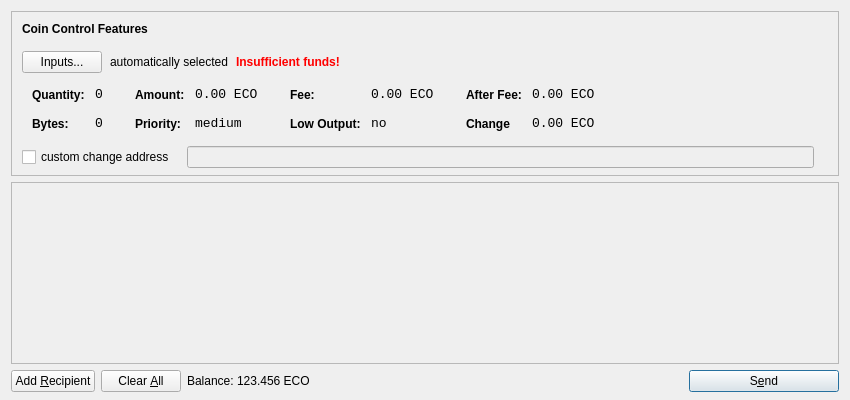
<?xml version="1.0" encoding="UTF-8"?>
<ui version="4.0">
 <class>SendCoinsDialog</class>
 <widget class="QDialog" name="SendCoinsDialog">
  <property name="geometry">
   <rect>
    <x>0</x>
    <y>0</y>
    <width>850</width>
    <height>400</height>
   </rect>
  </property>
  <property name="windowTitle">
   <string>Send Coins</string>
  </property>
  <property name="styleSheet">
   <string notr="true">background-image: url(:/images/gr);</string>
  </property>
  <layout class="QVBoxLayout" name="verticalLayout" stretch="0,1,0">
   <property name="bottomMargin">
    <number>8</number>
   </property>
   <item>
    <widget class="QFrame" name="frameCoinControl">
     <property name="sizePolicy">
      <sizepolicy hsizetype="Expanding" vsizetype="Expanding">
       <horstretch>0</horstretch>
       <verstretch>0</verstretch>
      </sizepolicy>
     </property>
     <property name="maximumSize">
      <size>
       <width>16777215</width>
       <height>16777215</height>
      </size>
     </property>
     <property name="frameShape">
      <enum>QFrame::StyledPanel</enum>
     </property>
     <property name="frameShadow">
      <enum>QFrame::Sunken</enum>
     </property>
     <layout class="QVBoxLayout" name="verticalLayoutCoinControl2">
      <property name="spacing">
       <number>6</number>
      </property>
      <property name="leftMargin">
       <number>0</number>
      </property>
      <property name="topMargin">
       <number>0</number>
      </property>
      <property name="rightMargin">
       <number>0</number>
      </property>
      <property name="bottomMargin">
       <number>6</number>
      </property>
      <item>
       <layout class="QVBoxLayout" name="verticalLayoutCoinControl" stretch="0,0,0,0,1">
        <property name="spacing">
         <number>0</number>
        </property>
        <property name="leftMargin">
         <number>10</number>
        </property>
        <property name="topMargin">
         <number>10</number>
        </property>
        <item>
         <layout class="QHBoxLayout" name="horizontalLayoutCoinControl1">
          <property name="bottomMargin">
           <number>15</number>
          </property>
          <item>
           <widget class="QLabel" name="labelCoinControlFeatures">
            <property name="sizePolicy">
             <sizepolicy hsizetype="Preferred" vsizetype="Maximum">
              <horstretch>0</horstretch>
              <verstretch>0</verstretch>
             </sizepolicy>
            </property>
            <property name="font">
             <font>
              <weight>75</weight>
              <bold>true</bold>
             </font>
            </property>
            <property name="styleSheet">
             <string notr="true">font-weight:bold;</string>
            </property>
            <property name="text">
             <string>Coin Control Features</string>
            </property>
           </widget>
          </item>
         </layout>
        </item>
        <item>
         <layout class="QHBoxLayout" name="horizontalLayoutCoinControl2" stretch="0,0,0,0">
          <property name="spacing">
           <number>8</number>
          </property>
          <property name="bottomMargin">
           <number>10</number>
          </property>
          <item>
           <widget class="QPushButton" name="pushButtonCoinControl">
            <property name="styleSheet">
             <string notr="true"/>
            </property>
            <property name="text">
             <string>Inputs...</string>
            </property>
           </widget>
          </item>
          <item>
           <widget class="QLabel" name="labelCoinControlAutomaticallySelected">
            <property name="text">
             <string>automatically selected</string>
            </property>
            <property name="margin">
             <number>5</number>
            </property>
           </widget>
          </item>
          <item>
           <widget class="QLabel" name="labelCoinControlInsuffFunds">
            <property name="font">
             <font>
              <weight>75</weight>
              <bold>true</bold>
             </font>
            </property>
            <property name="styleSheet">
             <string notr="true">color:red;font-weight:bold;</string>
            </property>
            <property name="text">
             <string>Insufficient funds!</string>
            </property>
            <property name="margin">
             <number>5</number>
            </property>
           </widget>
          </item>
          <item>
           <spacer name="horizontalSpacerCoinControl">
            <property name="orientation">
             <enum>Qt::Horizontal</enum>
            </property>
            <property name="sizeHint" stdset="0">
             <size>
              <width>40</width>
              <height>1</height>
             </size>
            </property>
           </spacer>
          </item>
         </layout>
        </item>
        <item>
         <widget class="QWidget" name="widgetCoinControl" native="true">
          <property name="sizePolicy">
           <sizepolicy hsizetype="Preferred" vsizetype="Preferred">
            <horstretch>0</horstretch>
            <verstretch>0</verstretch>
           </sizepolicy>
          </property>
          <property name="minimumSize">
           <size>
            <width>0</width>
            <height>0</height>
           </size>
          </property>
          <property name="styleSheet">
           <string notr="true"/>
          </property>
          <layout class="QHBoxLayout" name="horizontalLayoutCoinControl5">
           <property name="leftMargin">
            <number>0</number>
           </property>
           <property name="topMargin">
            <number>0</number>
           </property>
           <property name="rightMargin">
            <number>0</number>
           </property>
           <property name="bottomMargin">
            <number>0</number>
           </property>
           <item>
            <layout class="QHBoxLayout" name="horizontalLayoutCoinControl3" stretch="0,0,0,1">
             <property name="spacing">
              <number>20</number>
             </property>
             <property name="topMargin">
              <number>0</number>
             </property>
             <property name="bottomMargin">
              <number>10</number>
             </property>
             <item>
              <layout class="QFormLayout" name="formLayoutCoinControl1">
               <property name="horizontalSpacing">
                <number>10</number>
               </property>
               <property name="verticalSpacing">
                <number>14</number>
               </property>
               <property name="leftMargin">
                <number>10</number>
               </property>
               <property name="topMargin">
                <number>4</number>
               </property>
               <property name="rightMargin">
                <number>6</number>
               </property>
               <item row="0" column="0">
                <widget class="QLabel" name="labelCoinControlQuantityText">
                 <property name="styleSheet">
                  <string notr="true">font-weight:bold;</string>
                 </property>
                 <property name="text">
                  <string>Quantity:</string>
                 </property>
                 <property name="margin">
                  <number>0</number>
                 </property>
                </widget>
               </item>
               <item row="0" column="1">
                <widget class="QLabel" name="labelCoinControlQuantity">
                 <property name="font">
                  <font>
                   <family>Monospace</family>
                   <pointsize>10</pointsize>
                  </font>
                 </property>
                 <property name="cursor">
                  <cursorShape>IBeamCursor</cursorShape>
                 </property>
                 <property name="contextMenuPolicy">
                  <enum>Qt::ActionsContextMenu</enum>
                 </property>
                 <property name="text">
                  <string>0</string>
                 </property>
                 <property name="margin">
                  <number>0</number>
                 </property>
                 <property name="textInteractionFlags">
                  <set>Qt::LinksAccessibleByMouse|Qt::TextSelectableByKeyboard|Qt::TextSelectableByMouse</set>
                 </property>
                </widget>
               </item>
               <item row="1" column="0">
                <widget class="QLabel" name="labelCoinControlBytesText">
                 <property name="styleSheet">
                  <string notr="true">font-weight:bold;</string>
                 </property>
                 <property name="text">
                  <string>Bytes:</string>
                 </property>
                </widget>
               </item>
               <item row="1" column="1">
                <widget class="QLabel" name="labelCoinControlBytes">
                 <property name="font">
                  <font>
                   <family>Monospace</family>
                   <pointsize>10</pointsize>
                  </font>
                 </property>
                 <property name="cursor">
                  <cursorShape>IBeamCursor</cursorShape>
                 </property>
                 <property name="contextMenuPolicy">
                  <enum>Qt::ActionsContextMenu</enum>
                 </property>
                 <property name="text">
                  <string>0</string>
                 </property>
                 <property name="textInteractionFlags">
                  <set>Qt::LinksAccessibleByMouse|Qt::TextSelectableByKeyboard|Qt::TextSelectableByMouse</set>
                 </property>
                </widget>
               </item>
              </layout>
             </item>
             <item>
              <layout class="QFormLayout" name="formLayoutCoinControl2">
               <property name="horizontalSpacing">
                <number>10</number>
               </property>
               <property name="verticalSpacing">
                <number>14</number>
               </property>
               <property name="leftMargin">
                <number>6</number>
               </property>
               <property name="topMargin">
                <number>4</number>
               </property>
               <property name="rightMargin">
                <number>6</number>
               </property>
               <item row="0" column="0">
                <widget class="QLabel" name="labelCoinControlAmountText">
                 <property name="styleSheet">
                  <string notr="true">font-weight:bold;</string>
                 </property>
                 <property name="text">
                  <string>Amount:</string>
                 </property>
                 <property name="margin">
                  <number>0</number>
                 </property>
                </widget>
               </item>
               <item row="0" column="1">
                <widget class="QLabel" name="labelCoinControlAmount">
                 <property name="font">
                  <font>
                   <family>Monospace</family>
                   <pointsize>10</pointsize>
                  </font>
                 </property>
                 <property name="cursor">
                  <cursorShape>IBeamCursor</cursorShape>
                 </property>
                 <property name="contextMenuPolicy">
                  <enum>Qt::ActionsContextMenu</enum>
                 </property>
                 <property name="text">
                  <string>0.00 ECO</string>
                 </property>
                 <property name="textInteractionFlags">
                  <set>Qt::LinksAccessibleByMouse|Qt::TextSelectableByKeyboard|Qt::TextSelectableByMouse</set>
                 </property>
                </widget>
               </item>
               <item row="1" column="0">
                <widget class="QLabel" name="labelCoinControlPriorityText">
                 <property name="styleSheet">
                  <string notr="true">font-weight:bold;</string>
                 </property>
                 <property name="text">
                  <string>Priority:</string>
                 </property>
                </widget>
               </item>
               <item row="1" column="1">
                <widget class="QLabel" name="labelCoinControlPriority">
                 <property name="font">
                  <font>
                   <family>Monospace</family>
                   <pointsize>10</pointsize>
                  </font>
                 </property>
                 <property name="cursor">
                  <cursorShape>IBeamCursor</cursorShape>
                 </property>
                 <property name="contextMenuPolicy">
                  <enum>Qt::ActionsContextMenu</enum>
                 </property>
                 <property name="text">
                  <string>medium</string>
                 </property>
                 <property name="textInteractionFlags">
                  <set>Qt::LinksAccessibleByMouse|Qt::TextSelectableByKeyboard|Qt::TextSelectableByMouse</set>
                 </property>
                </widget>
               </item>
              </layout>
             </item>
             <item>
              <layout class="QFormLayout" name="formLayoutCoinControl3">
               <property name="horizontalSpacing">
                <number>10</number>
               </property>
               <property name="verticalSpacing">
                <number>14</number>
               </property>
               <property name="leftMargin">
                <number>6</number>
               </property>
               <property name="topMargin">
                <number>4</number>
               </property>
               <property name="rightMargin">
                <number>6</number>
               </property>
               <item row="0" column="0">
                <widget class="QLabel" name="labelCoinControlFeeText">
                 <property name="styleSheet">
                  <string notr="true">font-weight:bold;</string>
                 </property>
                 <property name="text">
                  <string>Fee:</string>
                 </property>
                 <property name="margin">
                  <number>0</number>
                 </property>
                </widget>
               </item>
               <item row="0" column="1">
                <widget class="QLabel" name="labelCoinControlFee">
                 <property name="font">
                  <font>
                   <family>Monospace</family>
                   <pointsize>10</pointsize>
                  </font>
                 </property>
                 <property name="cursor">
                  <cursorShape>IBeamCursor</cursorShape>
                 </property>
                 <property name="contextMenuPolicy">
                  <enum>Qt::ActionsContextMenu</enum>
                 </property>
                 <property name="text">
                  <string>0.00 ECO</string>
                 </property>
                 <property name="textInteractionFlags">
                  <set>Qt::LinksAccessibleByMouse|Qt::TextSelectableByKeyboard|Qt::TextSelectableByMouse</set>
                 </property>
                </widget>
               </item>
               <item row="1" column="0">
                <widget class="QLabel" name="labelCoinControlLowOutputText">
                 <property name="styleSheet">
                  <string notr="true">font-weight:bold;</string>
                 </property>
                 <property name="text">
                  <string>Low Output:</string>
                 </property>
                </widget>
               </item>
               <item row="1" column="1">
                <widget class="QLabel" name="labelCoinControlLowOutput">
                 <property name="font">
                  <font>
                   <family>Monospace</family>
                   <pointsize>10</pointsize>
                  </font>
                 </property>
                 <property name="cursor">
                  <cursorShape>IBeamCursor</cursorShape>
                 </property>
                 <property name="contextMenuPolicy">
                  <enum>Qt::ActionsContextMenu</enum>
                 </property>
                 <property name="text">
                  <string>no</string>
                 </property>
                 <property name="textInteractionFlags">
                  <set>Qt::LinksAccessibleByMouse|Qt::TextSelectableByKeyboard|Qt::TextSelectableByMouse</set>
                 </property>
                </widget>
               </item>
              </layout>
             </item>
             <item>
              <layout class="QFormLayout" name="formLayoutCoinControl4">
               <property name="horizontalSpacing">
                <number>10</number>
               </property>
               <property name="verticalSpacing">
                <number>14</number>
               </property>
               <property name="leftMargin">
                <number>6</number>
               </property>
               <property name="topMargin">
                <number>4</number>
               </property>
               <property name="rightMargin">
                <number>6</number>
               </property>
               <item row="0" column="0">
                <widget class="QLabel" name="labelCoinControlAfterFeeText">
                 <property name="styleSheet">
                  <string notr="true">font-weight:bold;</string>
                 </property>
                 <property name="text">
                  <string>After Fee:</string>
                 </property>
                 <property name="margin">
                  <number>0</number>
                 </property>
                </widget>
               </item>
               <item row="0" column="1">
                <widget class="QLabel" name="labelCoinControlAfterFee">
                 <property name="font">
                  <font>
                   <family>Monospace</family>
                   <pointsize>10</pointsize>
                  </font>
                 </property>
                 <property name="cursor">
                  <cursorShape>IBeamCursor</cursorShape>
                 </property>
                 <property name="contextMenuPolicy">
                  <enum>Qt::ActionsContextMenu</enum>
                 </property>
                 <property name="text">
                  <string>0.00 ECO</string>
                 </property>
                 <property name="textInteractionFlags">
                  <set>Qt::LinksAccessibleByMouse|Qt::TextSelectableByKeyboard|Qt::TextSelectableByMouse</set>
                 </property>
                </widget>
               </item>
               <item row="1" column="0">
                <widget class="QLabel" name="labelCoinControlChangeText">
                 <property name="styleSheet">
                  <string notr="true">font-weight:bold;</string>
                 </property>
                 <property name="text">
                  <string>Change</string>
                 </property>
                </widget>
               </item>
               <item row="1" column="1">
                <widget class="QLabel" name="labelCoinControlChange">
                 <property name="font">
                  <font>
                   <family>Monospace</family>
                   <pointsize>10</pointsize>
                  </font>
                 </property>
                 <property name="cursor">
                  <cursorShape>IBeamCursor</cursorShape>
                 </property>
                 <property name="contextMenuPolicy">
                  <enum>Qt::ActionsContextMenu</enum>
                 </property>
                 <property name="text">
                  <string>0.00 ECO</string>
                 </property>
                 <property name="textInteractionFlags">
                  <set>Qt::LinksAccessibleByMouse|Qt::TextSelectableByKeyboard|Qt::TextSelectableByMouse</set>
                 </property>
                </widget>
               </item>
              </layout>
             </item>
            </layout>
           </item>
          </layout>
         </widget>
        </item>
        <item>
         <layout class="QHBoxLayout" name="horizontalLayoutCoinControl4" stretch="0,0,0">
          <property name="spacing">
           <number>12</number>
          </property>
          <property name="sizeConstraint">
           <enum>QLayout::SetDefaultConstraint</enum>
          </property>
          <property name="topMargin">
           <number>5</number>
          </property>
          <property name="rightMargin">
           <number>5</number>
          </property>
          <item>
           <widget class="QCheckBox" name="checkBoxCoinControlChange">
            <property name="text">
             <string>custom change address</string>
            </property>
           </widget>
          </item>
          <item>
           <widget class="QLineEdit" name="lineEditCoinControlChange">
            <property name="enabled">
             <bool>false</bool>
            </property>
            <property name="sizePolicy">
             <sizepolicy hsizetype="Expanding" vsizetype="Fixed">
              <horstretch>0</horstretch>
              <verstretch>0</verstretch>
             </sizepolicy>
            </property>
           </widget>
          </item>
          <item>
           <widget class="QLabel" name="labelCoinControlChangeLabel">
            <property name="sizePolicy">
             <sizepolicy hsizetype="Preferred" vsizetype="Expanding">
              <horstretch>0</horstretch>
              <verstretch>0</verstretch>
             </sizepolicy>
            </property>
            <property name="minimumSize">
             <size>
              <width>0</width>
              <height>0</height>
             </size>
            </property>
            <property name="text">
             <string/>
            </property>
            <property name="margin">
             <number>3</number>
            </property>
           </widget>
          </item>
         </layout>
        </item>
        <item>
         <spacer name="verticalSpacerCoinControl">
          <property name="orientation">
           <enum>Qt::Vertical</enum>
          </property>
          <property name="sizeHint" stdset="0">
           <size>
            <width>800</width>
            <height>1</height>
           </size>
          </property>
         </spacer>
        </item>
       </layout>
      </item>
     </layout>
    </widget>
   </item>
   <item>
    <widget class="QScrollArea" name="scrollArea">
     <property name="widgetResizable">
      <bool>true</bool>
     </property>
     <widget class="QWidget" name="scrollAreaWidgetContents">
      <property name="geometry">
       <rect>
        <x>0</x>
        <y>0</y>
        <width>830</width>
        <height>172</height>
       </rect>
      </property>
      <layout class="QVBoxLayout" name="verticalLayout_2">
       <property name="leftMargin">
        <number>0</number>
       </property>
       <property name="topMargin">
        <number>0</number>
       </property>
       <property name="rightMargin">
        <number>0</number>
       </property>
       <property name="bottomMargin">
        <number>0</number>
       </property>
       <item>
        <layout class="QVBoxLayout" name="entries">
         <property name="spacing">
          <number>6</number>
         </property>
        </layout>
       </item>
       <item>
        <spacer name="verticalSpacer">
         <property name="orientation">
          <enum>Qt::Vertical</enum>
         </property>
         <property name="sizeHint" stdset="0">
          <size>
           <width>20</width>
           <height>40</height>
          </size>
         </property>
        </spacer>
       </item>
      </layout>
     </widget>
    </widget>
   </item>
   <item>
    <layout class="QHBoxLayout" name="horizontalLayout">
     <item>
      <widget class="QPushButton" name="addButton">
       <property name="toolTip">
        <string>Send to multiple recipients at once</string>
       </property>
       <property name="text">
        <string>Add &amp;Recipient</string>
       </property>
       <property name="icon">
        <iconset resource="../bitcoin.qrc">
         <normaloff>:/icons/add</normaloff>:/icons/add</iconset>
       </property>
       <property name="autoDefault">
        <bool>false</bool>
       </property>
      </widget>
     </item>
     <item>
      <widget class="QPushButton" name="clearButton">
       <property name="sizePolicy">
        <sizepolicy hsizetype="Minimum" vsizetype="Fixed">
         <horstretch>0</horstretch>
         <verstretch>0</verstretch>
        </sizepolicy>
       </property>
       <property name="toolTip">
        <string>Remove all transaction fields</string>
       </property>
       <property name="text">
        <string>Clear &amp;All</string>
       </property>
       <property name="icon">
        <iconset resource="../bitcoin.qrc">
         <normaloff>:/icons/remove</normaloff>:/icons/remove</iconset>
       </property>
       <property name="autoRepeatDelay">
        <number>300</number>
       </property>
       <property name="autoDefault">
        <bool>false</bool>
       </property>
      </widget>
     </item>
     <item>
      <layout class="QHBoxLayout" name="horizontalLayout_2">
       <property name="spacing">
        <number>3</number>
       </property>
       <item>
        <widget class="QLabel" name="label">
         <property name="sizePolicy">
          <sizepolicy hsizetype="Preferred" vsizetype="Fixed">
           <horstretch>0</horstretch>
           <verstretch>0</verstretch>
          </sizepolicy>
         </property>
         <property name="text">
          <string>Balance:</string>
         </property>
        </widget>
       </item>
       <item>
        <widget class="QLabel" name="labelBalance">
         <property name="sizePolicy">
          <sizepolicy hsizetype="Preferred" vsizetype="Fixed">
           <horstretch>0</horstretch>
           <verstretch>0</verstretch>
          </sizepolicy>
         </property>
         <property name="cursor">
          <cursorShape>IBeamCursor</cursorShape>
         </property>
         <property name="text">
          <string>123.456 ECO</string>
         </property>
         <property name="textInteractionFlags">
          <set>Qt::LinksAccessibleByMouse|Qt::TextSelectableByKeyboard|Qt::TextSelectableByMouse</set>
         </property>
        </widget>
       </item>
      </layout>
     </item>
     <item>
      <spacer name="horizontalSpacer">
       <property name="orientation">
        <enum>Qt::Horizontal</enum>
       </property>
       <property name="sizeHint" stdset="0">
        <size>
         <width>40</width>
         <height>20</height>
        </size>
       </property>
      </spacer>
     </item>
     <item>
      <widget class="QPushButton" name="sendButton">
       <property name="minimumSize">
        <size>
         <width>150</width>
         <height>0</height>
        </size>
       </property>
       <property name="toolTip">
        <string>Confirm the send action</string>
       </property>
       <property name="text">
        <string>S&amp;end</string>
       </property>
       <property name="icon">
        <iconset resource="../bitcoin.qrc">
         <normaloff>:/icons/send</normaloff>:/icons/send</iconset>
       </property>
       <property name="default">
        <bool>true</bool>
       </property>
      </widget>
     </item>
    </layout>
   </item>
  </layout>
 </widget>
 <resources>
  <include location="../bitcoin.qrc"/>
 </resources>
 <connections/>
</ui>
